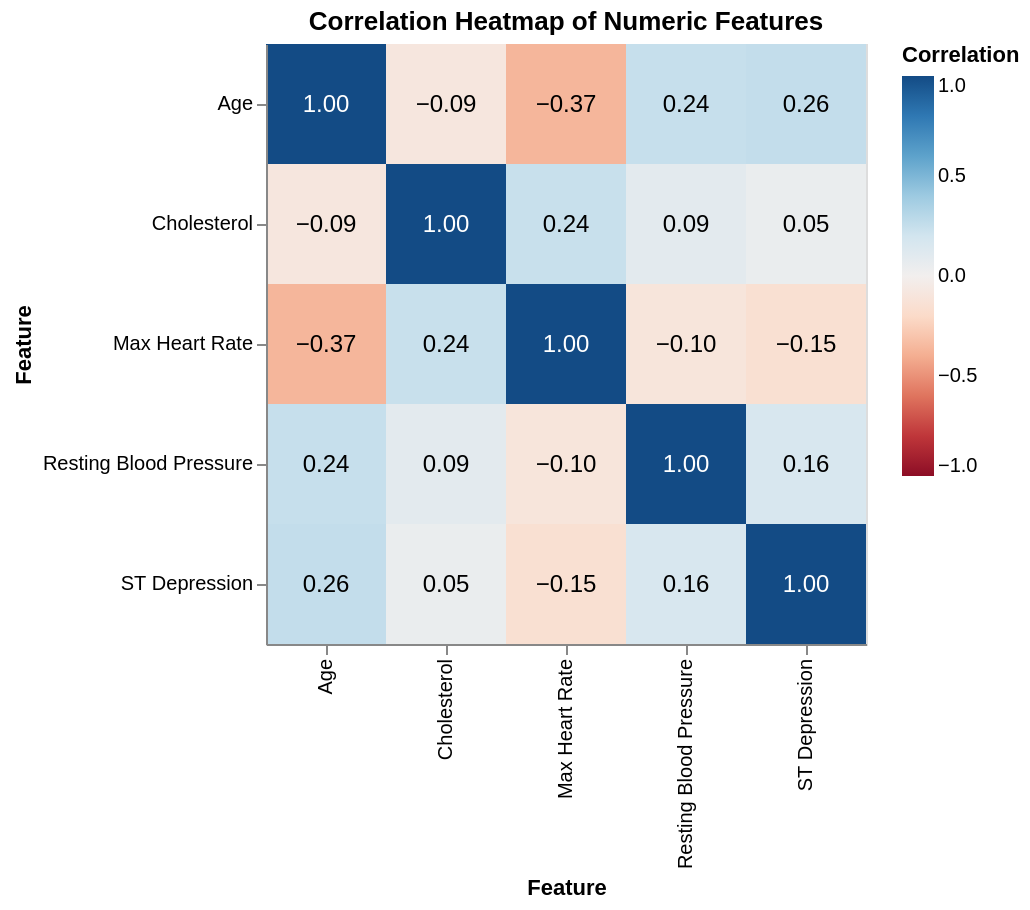

Notebook cell for this chart:
### Markdown cell above
## Heatmap for Correlation of the Numeric Features

### Code cell
# rename columns for better readability in the heatmap
rename_dict = {
    "age": "Age",
    "trestbps": "Resting Blood Pressure",
    "chol": "Cholesterol",
    "thalch": "Max Heart Rate",
    "oldpeak": "ST Depression"
}

heart_disease_renamed = heart_disease[numeric_cols].rename(columns=rename_dict)

# compute correlation
corr = heart_disease_renamed.corr().reset_index().melt('index')
corr.columns = ['var1','var2','correlation']

# heatmap
heatmap = alt.Chart(corr).mark_rect().encode(
    x=alt.X('var1:N', title='Feature'),
    y=alt.Y('var2:N', title='Feature'),
    color=alt.Color(
        'correlation:Q',
        scale=alt.Scale(scheme='redblue', domain=(-1, 1)),
        title='Correlation'
    )
)

# text labels
text = alt.Chart(corr).mark_text(
    size=12
).encode(
    x='var1:N',
    y='var2:N',
    text=alt.Text('correlation:Q', format='.2f'),
    color=alt.condition(
        "abs(datum.correlation) > 0.5",
        alt.value('white'),
        alt.value('black')
    )
)

(heatmap + text).properties(
    width=300,
    height=300,
    title='Correlation Heatmap of Numeric Features'
)

### Figure 1 — Vega-Lite specification as saved in the notebook (floating-point values rounded to 4 significant figures)
{"config": {"view": {"continuousWidth": 300, "continuousHeight": 300}}, "layer": [{"mark": {"type": "rect"}, "encoding": {"color": {"field": "correlation", "scale": {"domain": [-1, 1], "scheme": "redblue"}, "title": "Correlation", "type": "quantitative"}, "x": {"field": "var1", "title": "Feature", "type": "nominal"}, "y": {"field": "var2", "title": "Feature", "type": "nominal"}}}, {"mark": {"type": "text", "size": 12}, "encoding": {"color": {"condition": {"test": "abs(datum.correlation) > 0.5", "value": "white"}, "value": "black"}, "text": {"field": "correlation", "format": ".2f", "type": "quantitative"}, "x": {"field": "var1", "type": "nominal"}, "y": {"field": "var2", "type": "nominal"}}}], "data": {"name": "data-d3e3e13b62ce1c053f8e82d010dbb46b"}, "height": 300, "title": "Correlation Heatmap of Numeric Features", "width": 300, "$schema": "https://vega.github.io/schema/vega-lite/v6.1.0.json", "datasets": {"data-d3e3e13b62ce1c053f8e82d010dbb46b": [{"var1": "Age", "var2": "Age", "correlation": 1.0}, {"var1": "Resting Blood Pressure", "var2": "Age", "correlation": 0.2443}, {"var1": "Cholesterol", "var2": "Age", "correlation": -0.08623}, {"var1": "Max Heart Rate", "var2": "Age", "correlation": -0.3658}, {"var1": "ST Depression", "var2": "Age", "correlation": 0.2582}, {"var1": "Age", "var2": "Resting Blood Pressure", "correlation": 0.2443}, {"var1": "Resting Blood Pressure", "var2": "Resting Blood Pressure", "correlation": 1.0}, {"var1": "Cholesterol", "var2": "Resting Blood Pressure", "correlation": 0.09285}, {"var1": "Max Heart Rate", "var2": "Resting Blood Pressure", "correlation": -0.1049}, {"var1": "ST Depression", "var2": "Resting Blood Pressure", "correlation": 0.1619}, {"var1": "Age", "var2": "Cholesterol", "correlation": -0.08623}, {"var1": "Resting Blood Pressure", "var2": "Cholesterol", "correlation": 0.09285}, {"var1": "Cholesterol", "var2": "Cholesterol", "correlation": 1.0}, {"var1": "Max Heart Rate", "var2": "Cholesterol", "correlation": 0.2361}, {"var1": "ST Depression", "var2": "Cholesterol", "correlation": 0.04773}, {"var1": "Age", "var2": "Max Heart Rate", "correlation": -0.3658}, {"var1": "Resting Blood Pressure", "var2": "Max Heart Rate", "correlation": -0.1049}, {"var1": "Cholesterol", "var2": "Max Heart Rate", "correlation": 0.2361}, {"var1": "Max Heart Rate", "var2": "Max Heart Rate", "correlation": 1.0}, {"var1": "ST Depression", "var2": "Max Heart Rate", "correlation": -0.1512}, {"var1": "Age", "var2": "ST Depression", "correlation": 0.2582}, {"var1": "Resting Blood Pressure", "var2": "ST Depression", "correlation": 0.1619}, {"var1": "Cholesterol", "var2": "ST Depression", "correlation": 0.04773}, {"var1": "Max Heart Rate", "var2": "ST Depression", "correlation": -0.1512}, {"var1": "ST Depression", "var2": "ST Depression", "correlation": 1.0}]}}
